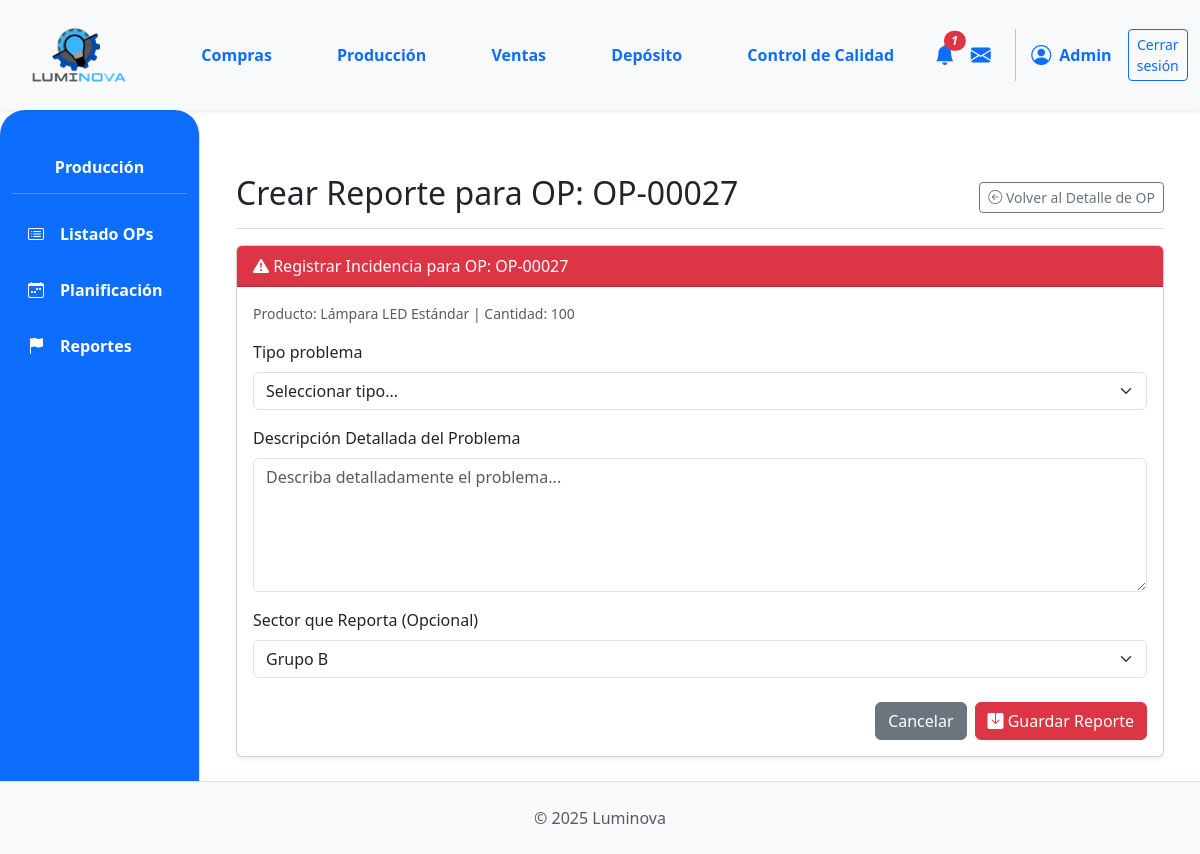
/produccion/orden/70/crear-reporte/ (signed in), run on the app's committed database.
### App_LUMINOVA/models.py (models this page shows, shortened)
class OrdenProduccion(models.Model):
    numero_op = models.CharField(
        max_length=20, unique=True, verbose_name="N° Orden de Producción"
    )
    orden_venta_origen = models.ForeignKey(
        OrdenVenta,
        on_delete=models.SET_NULL,
        null=True,
        blank=True,
        related_name="ops_generadas",
    )
    producto_a_producir = models.ForeignKey(
        ProductoTerminado, on_delete=models.PROTECT, related_name="ordenes_produccion"
    )
    cantidad_a_producir = models.PositiveIntegerField()
    estado_op = models.ForeignKey(
        EstadoOrden,
        on_delete=models.SET_NULL,
        null=True,
        blank=True,
        related_name="ops_estado",
    )
    fecha_solicitud = models.DateTimeField(default=timezone.now)
    fecha_inicio_real = models.DateTimeField(null=True, blank=True)
    fecha_inicio_planificada = models.DateField(
        null=True, blank=True
    )
    fecha_fin_real = models.DateTimeField(null=True, blank=True)
    fecha_fin_planificada = models.DateField(null=True, blank=True)
    sector_asignado_op = models.ForeignKey(
        SectorAsignado,
        on_delete=models.SET_NULL,
        null=True,
        blank=True,
        related_name="ops_sector",
    )
    notas = models.TextField(null=True, blank=True, verbose_name="Notas")

class ProductoTerminado(models.Model):
    descripcion = models.CharField(max_length=255)  # Aumentado max_length
    categoria = models.ForeignKey(
        CategoriaProductoTerminado,
        on_delete=models.PROTECT,
        related_name="productos_terminados",
    )
    precio_unitario = models.DecimalField(max_digits=10, decimal_places=2, default=0.00)
    stock = models.IntegerField(default=0)
    modelo = models.CharField(max_length=50, blank=True, null=True)
    potencia = models.IntegerField(blank=True, null=True)
    acabado = models.CharField(max_length=50, blank=True, null=True)
    color_luz = models.CharField(max_length=50, blank=True, null=True)
    material = models.CharField(max_length=50, blank=True, null=True)
    imagen = models.ImageField(null=True, blank=True, upload_to="productos_terminados/")

### App_LUMINOVA/views.py (the view)
# urls.py: path('produccion/orden/<int:op_id>/crear-reporte/', crear_reporte_produccion_view, name='crear_reporte_produccion'),
@login_required
@transaction.atomic
def crear_reporte_produccion_view(request, op_id):
    orden_produccion = get_object_or_404(OrdenProduccion, id=op_id)
    if request.method == 'POST':
        form = ReporteProduccionForm(request.POST, orden_produccion=orden_produccion)
        if form.is_valid():
            reporte = form.save(commit=False)
            reporte.orden_produccion_asociada = orden_produccion
            reporte.reportado_por = request.user
            reporte.fecha = timezone.now()
            rp_count = Reportes.objects.count()
            next_rp_number = f"RP-{str(rp_count + 1).zfill(5)}"
            while Reportes.objects.filter(n_reporte=next_rp_number).exists():
                rp_count += 1
                next_rp_number = f"RP-{str(rp_count + 1).zfill(5)}"
            reporte.n_reporte = next_rp_number
            reporte.save()
            messages.success(request, f"Reporte '{reporte.n_reporte}' creado exitosamente para la OP {orden_produccion.numero_op}.")
            return redirect('App_LUMINOVA:reportes_produccion') # Ir a la lista de todos los reportes
        else:
            messages.error(request, "Por favor, corrija los errores en el formulario de reporte.")
    else: # GET
        form = ReporteProduccionForm(orden_produccion=orden_produccion)
    context = {
        'form_reporte': form,
        'orden_produccion': orden_produccion,
        'titulo_seccion': f'Crear Reporte para OP: {orden_produccion.numero_op}'
    }
    return render(request, 'produccion/crear_reporte.html', context)

### App_LUMINOVA/models.py (called while the page is built)
    def __str__(self):
        return self.nombre

### App_LUMINOVA/templates/produccion/crear_reporte.html (shortened to what this page needs)
{% extends 'padre.html' %}
{% load static %}
{% load django_bootstrap5 %}
{% block sidebar_content %}
    {% include 'produccion/produccion_sidebar.html' %}
{% endblock %}
{% block content %}
<div class="container mt-4">
    <div class="d-flex justify-content-between flex-wrap flex-md-nowrap align-items-center pt-3 pb-2 mb-3 border-bottom">
        <h1 class="h2">{{ titulo_seccion }}</h1>
        <a href="{% url 'App_LUMINOVA:produccion_detalle_op' op_id=orden_produccion.id %}" class="btn btn-outline-secondary btn-sm">
            <i class="bi bi-arrow-left-circle"></i> Volver al Detalle de OP
        </a>
    </div>
    <div class="card shadow-sm">
        <div class="card-header bg-danger text-white">
            <i class="bi bi-exclamation-triangle-fill"></i> Registrar Incidencia para OP: {{ orden_produccion.numero_op }}
        </div>
        <div class="card-body">
            <p class="small text-muted">Producto: {{ orden_produccion.producto_a_producir.descripcion }} | Cantidad: {{ orden_produccion.cantidad_a_producir }}</p>
            <form method="post">
                {% bootstrap_form form_reporte layout='vertical' %}
                <div class="mt-4 d-flex justify-content-end">
                    <a href="{% url 'App_LUMINOVA:produccion_detalle_op' op_id=orden_produccion.id %}" class="btn btn-secondary me-2">Cancelar</a>
                    <button type="submit" class="btn btn-danger">
                        <i class="bi bi-save-fill"></i> Guardar Reporte
                    </button>
                </div>
            </form>
        </div>
    </div>
</div>
{% endblock %}

### App_LUMINOVA/templates/shared/header.html (shortened to what this page needs)
{% load static %}
<header>
    <nav class="navbar navbar-expand-lg navbar-light bg-light shadow-sm p-0">
        <div class="container-fluid d-flex align-items-center">
            <div class="col-md-3 col-lg-1">
                <a class="navbar-brand d-flex align-items-center ms-3" href="{% url 'App_LUMINOVA:dashboard' %}">
                    <img src="{% static 'img/logo.png' %}" alt="Luminova Logo" height="100" width="100" class="d-inline-block align-text-top me-2">
                </a>
            </div>
            <div class="collapse navbar-collapse" id="navbarContent" style="padding-left: 5%;">
                <ul class="navbar-nav mb-2 mb-lg-0 d-flex justify-content-around w-100">
                    <li class="nav-item"><a class="nav-link text-primary fw-bold" href="{% url 'App_LUMINOVA:compras_lista_oc' %} ">Compras</a></li>
                    <li class="nav-item"><a class="nav-link text-primary fw-bold" href="{% url 'App_LUMINOVA:produccion_principal' %}">Producción</a></li>
                    <li class="nav-item"><a class="nav-link text-primary fw-bold" href="{% url 'App_LUMINOVA:ventas_lista_ov' %}">Ventas</a></li>
                    <li class="nav-item"><a class="nav-link text-primary fw-bold" href="{% url 'App_LUMINOVA:deposito_view' %}">Depósito</a></li>
                    <li class="nav-item"><a class="nav-link text-primary fw-bold" href="{% url 'App_LUMINOVA:control_calidad_view' %}">Control de Calidad</a></li>
                </ul>
                <div class="navbar-nav ms-auto d-flex flex-row align-items-center">
                    {% if user.is_authenticated %}
                        <div class="nav-item dropdown">
                            <a class="nav-link px-2" href="#" role="button" data-bs-toggle="dropdown" aria-expanded="false" title="Notificaciones">
                                <i class="bi bi-bell-fill fs-5 position-relative text-primary">
                                    {% if total_notificaciones > 0 %}
                                    <span class="position-absolute top-0 start-100 translate-middle badge rounded-pill bg-danger" style="font-size: 0.6em;">{{ total_notificaciones }}</span>
                                    {% endif %}
                                </i>
                            </a>
                        </div>
                        <div class="nav-item">
                             <a class="nav-link px-2" href="#" title="Mensajes"><i class="bi bi-envelope-fill fs-5 text-primary"></i></a>
                        </div>
                        <div class="nav-item d-flex align-items-center">
                             <i class="bi bi-person-circle fs-5 text-primary"></i>
                             <span class="ms-2 fw-bold text-primary">{{ user.first_name|default:user.username|capfirst }}</span>
                        </div>
                        <div class="nav-item ms-3">
                            <a class="btn btn-outline-primary btn-sm" href="{% url 'App_LUMINOVA:logout' %}">Cerrar sesión</a>
                        </div>
                    {% endif %}
                </div>
            </div>
        </div>
    </nav>
</header>

### App_LUMINOVA/static/css/custom.css (style rules this page uses)
html, body { height: 100%; margin: 0; }
body { display: flex; flex-direction: column; min-height: 100vh; }
.card { display: flex; flex-direction: column; height: 100%; }
.card-body { flex-grow: 1; display: flex; flex-direction: column; justify-content: space-between; }

### data on the page
OrdenProduccion: numero_op "OP-00027", producto_a_producir.descripcion "Lámpara LED Estándar", cantidad_a_producir "100"

### other printed values
{{ total_notificaciones }} "1"
{{ user.first_name|default:user.username|capfirst }} "Admin"
{{ titulo_seccion }} "Crear Reporte para OP: OP-00027"
